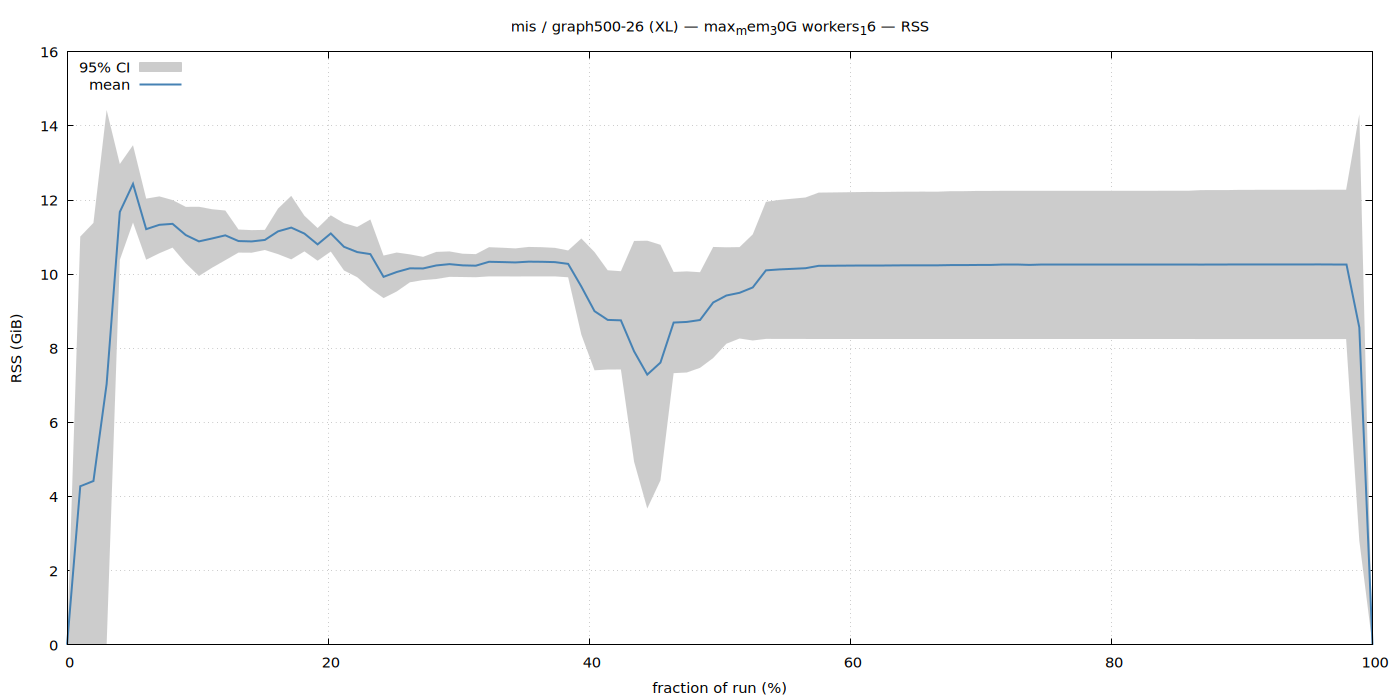

The gnuplot source for this figure:
set terminal pngcairo size 1400,700 enhanced font 'Sans,11'
set output '/home/ubuntu/nvm/gfrs/mis/XL/graph500-26/max_mem_30G_workers_16/rss.png'
set title "mis / graph500-26 (XL) — max_mem_30G workers_16 — RSS"
set xlabel 'fraction of run (%)'
set ylabel 'RSS (GiB)'
set grid
set key top left
set yrange [0:*]
plot '/home/ubuntu/nvm/gfrs/mis/XL/graph500-26/max_mem_30G_workers_16/rss.dat' using 1:3:4 with filledcurves lc rgb '#cccccc' title '95% CI', \
     '' using 1:2 with lines lw 2 lc rgb '#4682b4' title 'mean'
